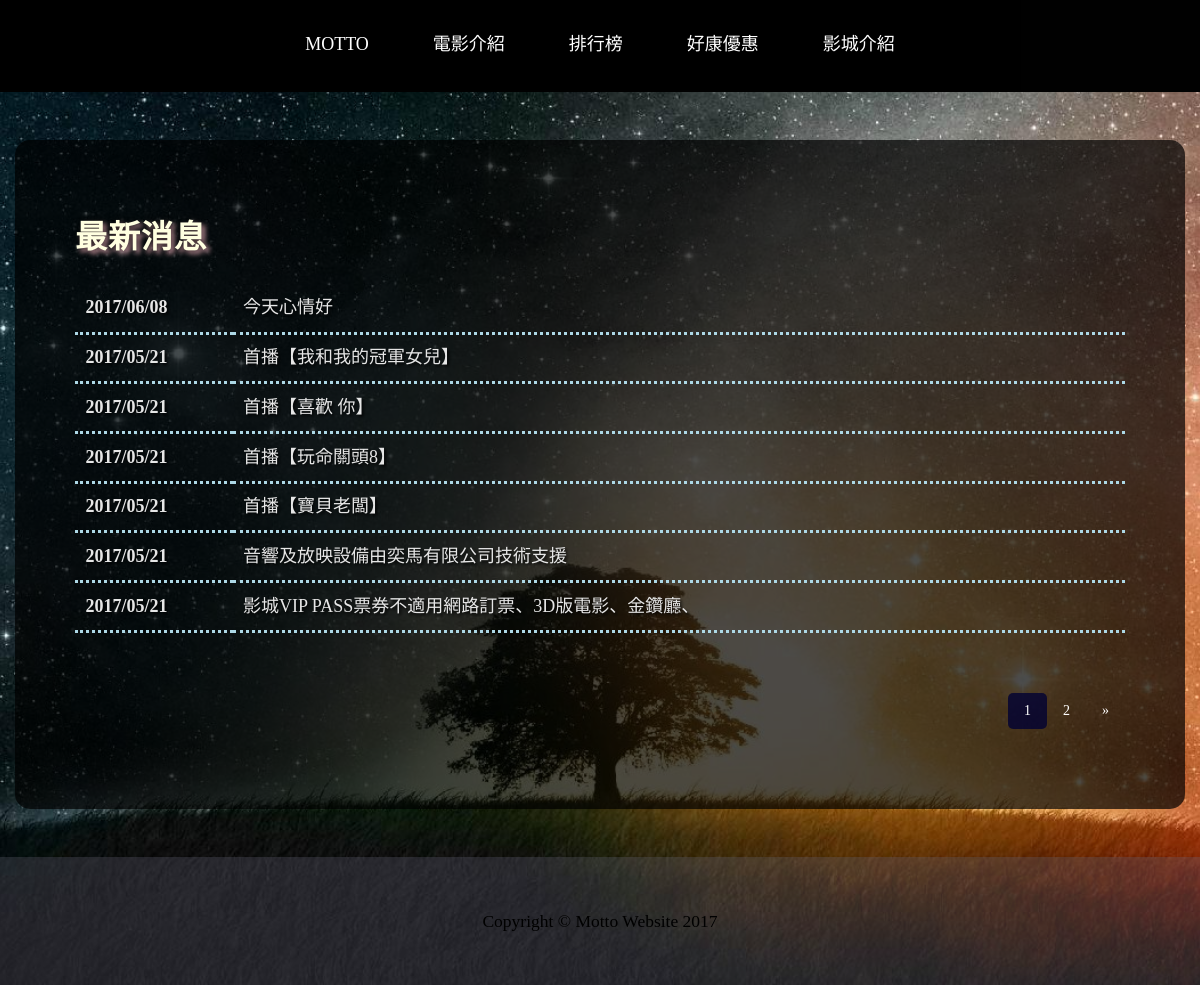
Page /news/ on the committed database.
### news_list/models.py (models this page shows, shortened)
class News(models.Model):
    title = models.CharField(max_length=30)
    context = models.TextField(default="無")
    timestamp = models.DateTimeField(auto_now_add=True, auto_now=False)
    class Meta:
        ordering = ["-timestamp"]

### news_list/views.py (the view)
def index(request):
    limit = 7
    news = News.objects.all()
    paginator = Paginator(news, limit)
    page = request.GET.get('page')
    try:
        news = paginator.page(page)
    except PageNotAnInteger:
        news = paginator.page(1)
    except EmptyPage:
        news = paginator.page(paginator.num_pages)
    return render_to_response('news_list/newsindex.html', locals())

### finalapp/templates/news_list/newsindex.html (shortened to what this page needs)
{% load staticfiles %}
<!DOCTYPE html>
<html lang="en">
<head>
    <link href="{% static 'css/bootstrap.min.css' %}" rel="stylesheet">
    <link href="{% static 'css/business-casual.css' %}" rel="stylesheet">
     <link href="{% static 'css/news.css' %}" rel="stylesheet">
    <link href="{% static 'css/inside.css' %}" rel="stylesheet">
</head>
<body style="font-family:微軟正黑體;">
     <nav   role="navigation" class="navbar  " style="background-color:rgba(1,1, 1, 1);">
        <div class="container">
            <div class="collapse navbar-collapse"   >
                 <ul class="nav navbar-nav" >
                    <li >
                       <div class="dropdown">
                                 <a href="/index/"><button class="dropbtn" style="color: black;">MOTTO</button></a>
                            </div>
                    </li>
                </ul>
            </div>
        </div>
    </nav>
    <nav   role="navigation" class="navbar navbar-default navbar-custom navbar-fixed-top">
        <div class="container">
            <div class="collapse navbar-collapse" id="bs-example-navbar-collapse-1"   >
                <ul class="nav navbar-nav" >
                    <li >
                       <div class="dropdown">
                                 <a href="/index/"><button class="dropbtn" >MOTTO</button></a>
                            </div>
                    </li>
                    <li>
                    <div class="dropdown">
                         <button class="dropbtn" >電影介紹</button>
                         </div>
                    </li>
                    <li>
                    <div class="dropdown">
                                 <button class="dropbtn">排行榜</button>
                            </div>
                    </li>
                     <li>
                     <div class="dropdown">
                                 <button class="dropbtn">好康優惠</button>
                            </div>
                    </li>
                     <li>
                     <div class="dropdown">
                                 <button class="dropbtn">影城介紹</button>
                            </div>
                    </li>
                </ul>
            </div>
        </div>
    </nav>
        <div class="container" style="margin-top: 4%;background-color:rgba(0,0,0,0.7);  border-radius:15px;  padding: 5%; ">
        <div class="row" >
                <div class="col-lg-12 " >
                    <h1 id="textStyle1">最新消息  </h1>
                    <br>
                    <table  cellpadding="10"  width="100%">
                    {% for n in news %}
                    <tr id="textStyle2">
                    <td  width="15%"><b> {{ n.timestamp.date| date:"Y/m/d" }}</b></td><td><a a href="/news/{{ n.id }}" id="textStyle2">{{ n.title }}</a></td>
                    </tr>
                    {% endfor %}
                    </table>
                    <br><br>
                    <div class="pagination" >
                    {% for page_number in news.paginator.page_range %}
                    {% ifequal page_number  news.number %}
                      <a href="#" class="active">{{ page_number }}</a>
                    {% else %}
                      <a href="?page={{ page_number }}">{{ page_number }}</a>
                    {% endifequal %}
                    {% endfor %}
                    {% if news.has_next %}
                    <a href="?page={{ news.next_page_number }}">&raquo;</a>
                    {% endif %}
                </div>
                </div>
  </div>
</div>
    <footer style="background-color:rgba(100,100, 120, 0.3);margin-top: 4%;">
        <div class="container">
            <div class="row">
                <div class="col-lg-12 text-center" >
                    <p>Copyright &copy; Motto Website 2017</p>
                </div>
            </div>
        </div>
    </footer>
</body>
</html>

### finalapp/static/css/business-casual.css (style rules this page uses)
body { font-family: "Open Sans","Helvetica Neue",Helvetica,Arial,sans-serif; background: url('../img/bg.jpg') no-repeat center center fixed; -webkit-background-size: cover; -moz-background-size: cover; background-size: cover; -o-background-size: cover; }
h1, h2, h3, h4, h5, h6 { text-transform: uppercase; font-family: "Josefin Slab","Helvetica Neue",Helvetica,Arial,sans-serif; font-weight: 700; letter-spacing: 1px; }
p { font-size: 1.25em; line-height: 1.6; color: #000; }
.navbar-nav { text-transform: uppercase; font-weight: 400; letter-spacing: 3px; }
footer { background: #fff; background: rgba(255,255,255,0.9); }
footer p { margin: 0; padding: 50px 0; }
@media screen and (min-width:768px) { .navbar { border-radius: 0; } }
@media screen and (min-width:768px) { .navbar { min-height: 0; } }
@media screen and (min-width:768px) { .navbar-default { border: none; background: #fff; background: rgba(255,255,255,0.9); } }
@media screen and (min-width:768px) { .navbar-nav { display: table; float: none; margin: 0 auto; table-layout: fixed; font-size: 1.25em; } }

### finalapp/static/css/news.css (style rules this page uses)
#textStyle1 { color:lightyellow; font-family:微軟正黑體; text-shadow: 0em 0em 0.3em black,0.1em 0.1em 0.18em pink; font-weight: bold; font-size:xx-large; text-decoration:none; }
#textStyle2 { color:rgb(230,230,230); font-family:微軟正黑體; text-shadow: 0.1em 0.1em 0.18em black; text-decoration:none; font-size:large; }
.navbar { font-family:微軟正黑體; background-color:rgba(0,0, 0, 0.4); }
.dropbtn { margin: 16px; background-color:rgba(0,0, 0, 0); color: white; padding: 16px; font-size:large; border: none; cursor: pointer; }
.dropdown { position:relative; display: inline-block; }
td { border-top:none; border-left: none; border-bottom: 3px lightblue dotted; padding: 1%; }
.pagination { display: inline-block; float:right ; }
.pagination a { color: white; float: left; padding: 8px 16px; text-decoration: none; }
.pagination a.active { background-color:rgba(0,0,50,0.8); color: white; border-radius: 5px; }

### rows in the picture
News: timestamp "2017/06/08", title "今天心情好"
News: timestamp "2017/05/21", title "首播【我和我的冠軍女兒】"
News: timestamp "2017/05/21", title "首播【喜歡 你】"
News: timestamp "2017/05/21", title "首播【玩命關頭8】"
News: timestamp "2017/05/21", title "首播【寶貝老闆】"
News: timestamp "2017/05/21", title "音響及放映設備由奕馬有限公司技術支援"
News: timestamp "2017/05/21", title "影城VIP PASS票券不適用網路訂票、3D版電影、金鑽廳、"

### other values in the picture
{{ page_number }} "1"
{{ page_number }} "2"
